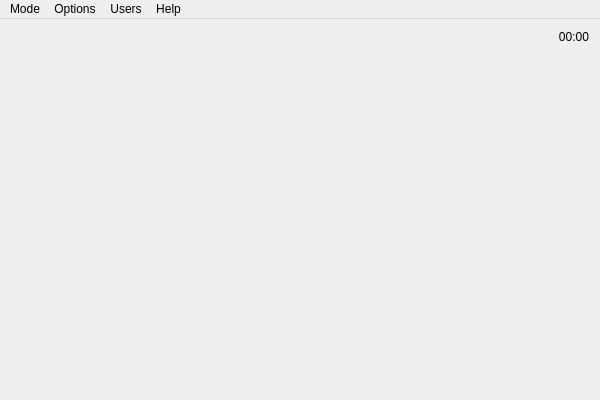
<?xml version="1.0" encoding="UTF-8"?>
<ui version="4.0">
 <class>MainWindow</class>
 <widget class="QMainWindow" name="MainWindow">
  <property name="geometry">
   <rect>
    <x>0</x>
    <y>0</y>
    <width>600</width>
    <height>400</height>
   </rect>
  </property>
  <property name="windowTitle">
   <string>Dexty</string>
  </property>
  <widget class="QWidget" name="centralWidget">
   <layout class="QVBoxLayout" name="verticalLayout">
    <item>
     <layout class="QHBoxLayout" name="horizontalLayout">
      <item>
       <spacer name="verticalSpacer_2">
        <property name="orientation">
         <enum>Qt::Vertical</enum>
        </property>
        <property name="sizeHint" stdset="0">
         <size>
          <width>20</width>
          <height>40</height>
         </size>
        </property>
       </spacer>
      </item>
      <item>
       <layout class="QVBoxLayout" name="verticalLayout_2">
        <item>
         <widget class="QLabel" name="lblTime">
          <property name="text">
           <string>00:00</string>
          </property>
          <property name="scaledContents">
           <bool>false</bool>
          </property>
          <property name="alignment">
           <set>Qt::AlignRight|Qt::AlignTrailing|Qt::AlignVCenter</set>
          </property>
         </widget>
        </item>
        <item>
         <spacer name="verticalSpacer">
          <property name="orientation">
           <enum>Qt::Vertical</enum>
          </property>
          <property name="sizeHint" stdset="0">
           <size>
            <width>20</width>
            <height>40</height>
           </size>
          </property>
         </spacer>
        </item>
       </layout>
      </item>
     </layout>
    </item>
    <item>
     <widget class="Type" name="widget" native="true">
      <property name="minimumSize">
       <size>
        <width>0</width>
        <height>100</height>
       </size>
      </property>
      <property name="focusPolicy">
       <enum>Qt::StrongFocus</enum>
      </property>
     </widget>
    </item>
    <item>
     <spacer name="verticalSpacer_3">
      <property name="orientation">
       <enum>Qt::Vertical</enum>
      </property>
      <property name="sizeHint" stdset="0">
       <size>
        <width>20</width>
        <height>40</height>
       </size>
      </property>
     </spacer>
    </item>
   </layout>
  </widget>
  <widget class="QMenuBar" name="menuBar">
   <property name="geometry">
    <rect>
     <x>0</x>
     <y>0</y>
     <width>600</width>
     <height>26</height>
    </rect>
   </property>
   <widget class="QMenu" name="menuMode">
    <property name="title">
     <string>Mode</string>
    </property>
    <widget class="QMenu" name="menuOtherModes">
     <property name="title">
      <string>Other Modes</string>
     </property>
     <addaction name="actLetters_from_Phrases"/>
     <addaction name="actAllCharacters"/>
     <addaction name="actExternalTextFile"/>
     <addaction name="separator"/>
     <addaction name="actChooseExternalFile"/>
    </widget>
    <addaction name="actLessons"/>
    <addaction name="actPhrases"/>
    <addaction name="menuOtherModes"/>
    <addaction name="separator"/>
    <addaction name="actPrevLesson"/>
    <addaction name="actNextLesson"/>
   </widget>
   <widget class="QMenu" name="menuOptions">
    <property name="title">
     <string>Options</string>
    </property>
    <widget class="QMenu" name="menuLayout">
     <property name="title">
      <string>Layout</string>
     </property>
    </widget>
    <addaction name="menuLayout"/>
    <addaction name="actKeyboard"/>
    <addaction name="actionSettings"/>
   </widget>
   <widget class="QMenu" name="menuUsers">
    <property name="title">
     <string>Users</string>
    </property>
    <addaction name="separator"/>
    <addaction name="actionList"/>
   </widget>
   <widget class="QMenu" name="menuHelp">
    <property name="title">
     <string>Help</string>
    </property>
    <addaction name="actionSOS"/>
    <addaction name="actionAbout_Stamina"/>
   </widget>
   <addaction name="menuMode"/>
   <addaction name="menuOptions"/>
   <addaction name="menuUsers"/>
   <addaction name="menuHelp"/>
  </widget>
  <action name="actLessons">
   <property name="checkable">
    <bool>true</bool>
   </property>
   <property name="text">
    <string>Lesson</string>
   </property>
   <property name="shortcut">
    <string>1</string>
   </property>
  </action>
  <action name="actPhrases">
   <property name="checkable">
    <bool>true</bool>
   </property>
   <property name="text">
    <string>Phrases</string>
   </property>
   <property name="shortcut">
    <string>2</string>
   </property>
  </action>
  <action name="actionB_A_S_I_C_L_E_S_S_O_N_S">
   <property name="text">
    <string>B A S I C   L E S S O N S</string>
   </property>
  </action>
  <action name="actionC_O_M_B_I_N_A_T_I_O_N_S">
   <property name="text">
    <string>C O M B I N A T I O N S</string>
   </property>
  </action>
  <action name="actionD_I_G_I_T_S_S_Y_M_B_O_L_S">
   <property name="text">
    <string>D I G I T S   &amp;&amp;   S Y M B O L S</string>
   </property>
  </action>
  <action name="actionS_P_E_C_I_A_L_M_O_D_E_S">
   <property name="text">
    <string>S P E C I A L   L E S S O N S</string>
   </property>
  </action>
  <action name="actPrevLesson">
   <property name="text">
    <string>Previous Lesson</string>
   </property>
   <property name="shortcut">
    <string>Left</string>
   </property>
  </action>
  <action name="actNextLesson">
   <property name="text">
    <string>Next Lesson</string>
   </property>
   <property name="shortcut">
    <string>Right</string>
   </property>
  </action>
  <action name="actionLesson_editor">
   <property name="text">
    <string>PrevLes</string>
   </property>
  </action>
  <action name="actionAdd_phrases">
   <property name="text">
    <string>NextLes</string>
   </property>
  </action>
  <action name="actKeyboard">
   <property name="checkable">
    <bool>true</bool>
   </property>
   <property name="checked">
    <bool>true</bool>
   </property>
   <property name="text">
    <string>Keyb</string>
   </property>
  </action>
  <action name="actionPlaylist">
   <property name="text">
    <string>Playlist</string>
   </property>
  </action>
  <action name="actionNext_song">
   <property name="text">
    <string>Next</string>
   </property>
  </action>
  <action name="actionSettings">
   <property name="text">
    <string>Settings</string>
   </property>
  </action>
  <action name="actionVolume_up_10">
   <property name="text">
    <string>VolUp</string>
   </property>
  </action>
  <action name="actionOn_off">
   <property name="text">
    <string>OnOff</string>
   </property>
  </action>
  <action name="actionVolume_down">
   <property name="text">
    <string>VolDn</string>
   </property>
  </action>
  <action name="actionList">
   <property name="text">
    <string>List</string>
   </property>
  </action>
  <action name="actionSOS">
   <property name="text">
    <string>SOS</string>
   </property>
  </action>
  <action name="actionLogical_game">
   <property name="text">
    <string>Game</string>
   </property>
  </action>
  <action name="actionAbout_Stamina">
   <property name="text">
    <string>About</string>
   </property>
  </action>
  <action name="actLetters_from_Phrases">
   <property name="text">
    <string>Letters</string>
   </property>
   <property name="shortcut">
    <string>3</string>
   </property>
  </action>
  <action name="actAllCharacters">
   <property name="text">
    <string>All Charactes</string>
   </property>
   <property name="shortcut">
    <string>4</string>
   </property>
  </action>
  <action name="actExternalTextFile">
   <property name="text">
    <string>External Text File</string>
   </property>
   <property name="shortcut">
    <string>5</string>
   </property>
  </action>
  <action name="actChooseExternalFile"/>
  <action name="actLessonEditor">
   <property name="text">
    <string>Lesson Editor...</string>
   </property>
  </action>
  <action name="actAddPhrases">
   <property name="text">
    <string>Add Phrases...</string>
   </property>
  </action>
  <action name="actionSwitch">
   <property name="text">
    <string>Switch</string>
   </property>
  </action>
 </widget>
 <layoutdefault spacing="6" margin="11"/>
 <customwidgets>
  <customwidget>
   <class>Type</class>
   <extends>QWidget</extends>
   <header location="global">type.h</header>
   <container>1</container>
   <slots>
    <signal>started()</signal>
    <signal>paused()</signal>
    <signal>stopped()</signal>
   </slots>
  </customwidget>
 </customwidgets>
 <resources/>
 <connections>
  <connection>
   <sender>actPhrases</sender>
   <signal>triggered()</signal>
   <receiver>MainWindow</receiver>
   <slot>choosePhrasesMode()</slot>
   <hints>
    <hint type="sourcelabel">
     <x>-1</x>
     <y>-1</y>
    </hint>
    <hint type="destinationlabel">
     <x>299</x>
     <y>199</y>
    </hint>
   </hints>
  </connection>
  <connection>
   <sender>actLessons</sender>
   <signal>triggered()</signal>
   <receiver>MainWindow</receiver>
   <slot>chooseLessonsMode()</slot>
   <hints>
    <hint type="sourcelabel">
     <x>-1</x>
     <y>-1</y>
    </hint>
    <hint type="destinationlabel">
     <x>299</x>
     <y>199</y>
    </hint>
   </hints>
  </connection>
  <connection>
   <sender>actNextLesson</sender>
   <signal>triggered()</signal>
   <receiver>MainWindow</receiver>
   <slot>nextLesson()</slot>
   <hints>
    <hint type="sourcelabel">
     <x>-1</x>
     <y>-1</y>
    </hint>
    <hint type="destinationlabel">
     <x>299</x>
     <y>199</y>
    </hint>
   </hints>
  </connection>
  <connection>
   <sender>actPrevLesson</sender>
   <signal>triggered()</signal>
   <receiver>MainWindow</receiver>
   <slot>prevLesson()</slot>
   <hints>
    <hint type="sourcelabel">
     <x>-1</x>
     <y>-1</y>
    </hint>
    <hint type="destinationlabel">
     <x>299</x>
     <y>199</y>
    </hint>
   </hints>
  </connection>
 </connections>
 <slots>
  <slot>chooseLessonsMode()</slot>
  <slot>choosePhrasesMode()</slot>
  <slot>nextLesson()</slot>
  <slot>prevLesson()</slot>
 </slots>
</ui>
